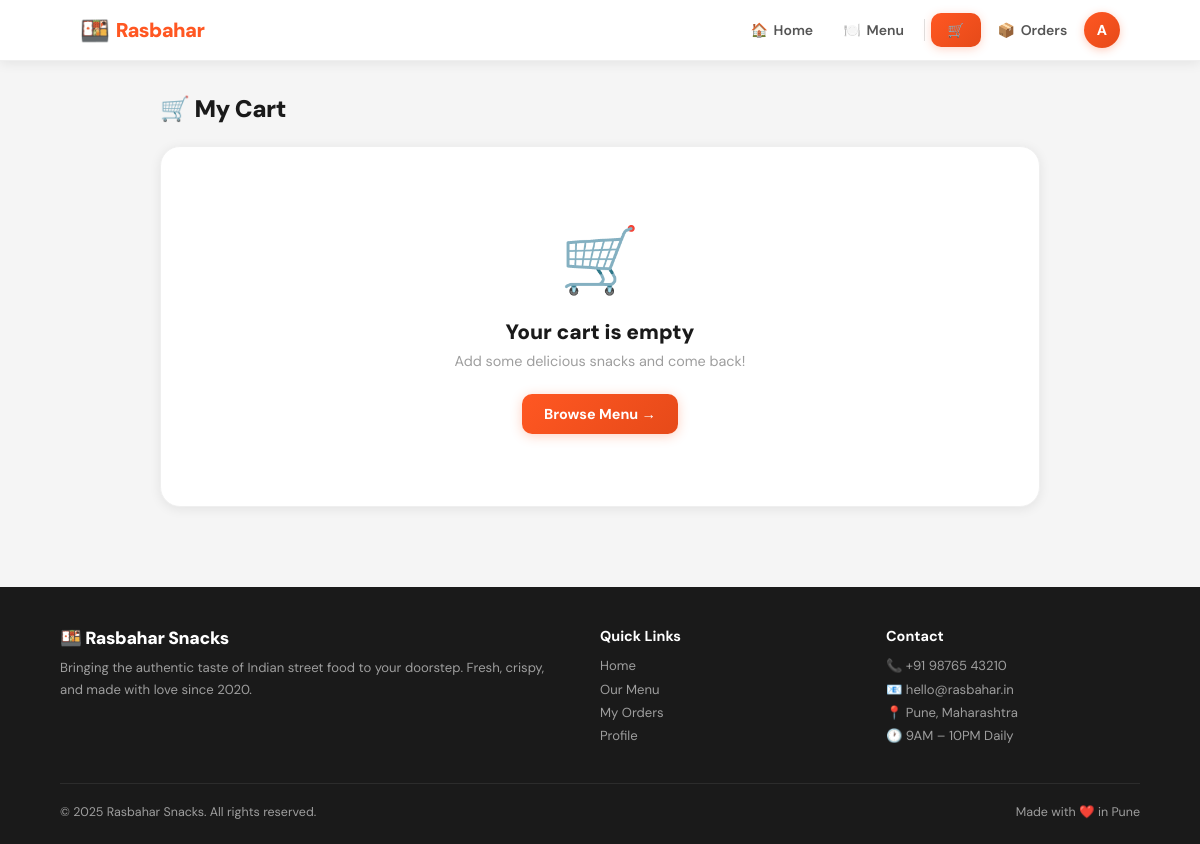
Before: /cart/ (signed in) with the older database file.
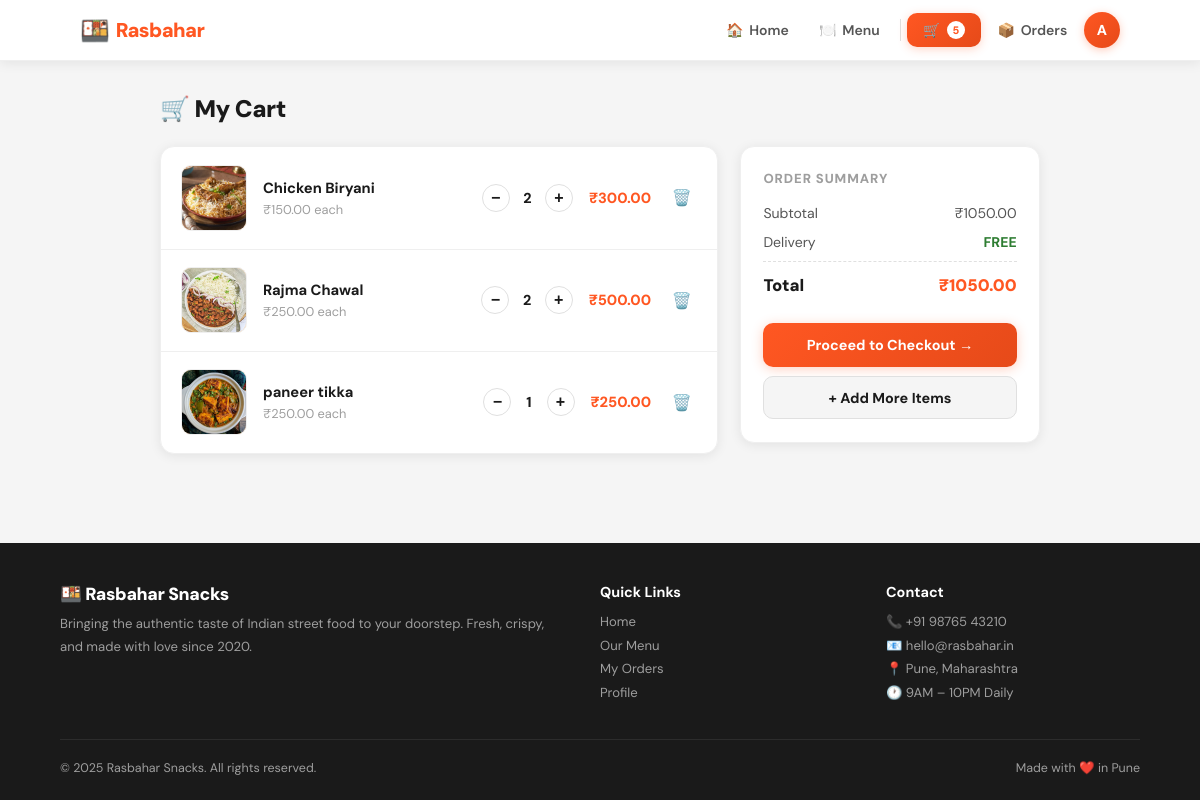
After: the same page with the newer database file.
### accounts/models.py (models this page shows, shortened)
class User(AbstractBaseUser, PermissionsMixin):
    name = models.CharField(max_length=150)
    phone_number = models.CharField(max_length=15, unique=True)
    email = models.EmailField(unique=True)
    address = models.TextField(blank=True)
    profile_picture = models.ImageField(upload_to='profiles/', blank=True, null=True)
    is_active = models.BooleanField(default=False)  # Activated via OTP
    is_staff = models.BooleanField(default=False)
    date_joined = models.DateTimeField(default=timezone.now)
    USERNAME_FIELD = 'phone_number'
    REQUIRED_FIELDS = ['name', 'email']
    objects = UserManager()
    class Meta:
        verbose_name = 'User'
        verbose_name_plural = 'Users'

### orders/models.py (models this page shows, shortened)
class CartItem(models.Model):
    cart = models.ForeignKey(Cart, on_delete=models.CASCADE, related_name='cart_items')
    menu_item = models.ForeignKey(MenuItem, on_delete=models.CASCADE)
    quantity = models.PositiveIntegerField(default=1)
    added_at = models.DateTimeField(auto_now_add=True)
    class Meta:
        unique_together = ('cart', 'menu_item')
    @property
    def addons_total(self):
        total = sum(ca.addon.price * ca.quantity for ca in self.cart_addons.all())
        return total
    @property
    def subtotal(self):
        return (self.menu_item.price + self.addons_total) * self.quantity

class Cart(models.Model):
    user = models.OneToOneField(settings.AUTH_USER_MODEL, on_delete=models.CASCADE, related_name='cart')
    created_at = models.DateTimeField(auto_now_add=True)
    updated_at = models.DateTimeField(auto_now=True)
    @property
    def total(self):
        return sum(item.subtotal for item in self.cart_items.all())
    @property
    def item_count(self):
        return sum(item.quantity for item in self.cart_items.all())

### menu/models.py (models this page shows, shortened)
class MenuItem(models.Model):
    category = models.ForeignKey(Category, on_delete=models.CASCADE, related_name='items')
    name = models.CharField(max_length=200)
    slug = models.SlugField(unique=True, blank=True)
    description = models.TextField(blank=True)
    price = models.DecimalField(max_digits=8, decimal_places=2)
    image = models.ImageField(upload_to='menu_items/', blank=True, null=True)
    is_available = models.BooleanField(default=True)
    is_featured = models.BooleanField(default=False)
    is_veg = models.BooleanField(default=True)
    is_spicy = models.BooleanField(default=False)
    calories = models.PositiveIntegerField(null=True, blank=True)
    prep_time_minutes = models.PositiveIntegerField(default=10)
    created_at = models.DateTimeField(auto_now_add=True)
    updated_at = models.DateTimeField(auto_now=True)
    class Meta:
        ordering = ['category', 'name']

### orders/views.py (the view)
# urls.py: path('cart/', views.cart_view, name='cart'),
@login_required
def cart_view(request):
    cart = get_or_create_cart(request.user)
    return render(request, 'orders/cart.html', {'cart': cart})

### orders/views.py (called while the page is built)
def get_or_create_cart(user):
    cart, _ = Cart.objects.get_or_create(user=user)
    return cart

### rasbahar_snacks/context_processors.py (called while the page is built)
def admin_sidebar_context(request):
    if request.user.is_authenticated and request.user.is_staff:
        return {
            'pending_count': Order.objects.filter(status=Order.STATUS_PENDING).count(),
        }
    return {}

### templates/orders/cart.html (shortened to what this page needs)
{% extends "base.html" %}
{% block content %}
<div class="cart-page">
  <h1 class="cart-title fu">🛒 My Cart</h1>
  {% if cart.cart_items.all %}
    <div class="cart-layout">
      <div class="cart-items fu d1">
        {% for ci in cart.cart_items.all %}
        <div class="cart-item">
          <div class="cart-item-img">
            {% if ci.menu_item.image %}<img src="{{ ci.menu_item.image.url }}" alt="">{% else %}🍟{% endif %}
          </div>
          <div class="cart-item-info">
            <div class="cart-item-name">{{ ci.menu_item.name }}</div>
            <div class="cart-item-unit">₹{{ ci.menu_item.price }} each</div>
          </div>
          <div class="qty-controls">
            <form method="post" action="{% url 'orders:update_cart' ci.menu_item.pk %}">
              <button type="submit" class="qty-btn press">−</button>
            </form>
            <span class="qty-num">{{ ci.quantity }}</span>
            <form method="post" action="{% url 'orders:update_cart' ci.menu_item.pk %}">
              <button type="submit" class="qty-btn press">+</button>
            </form>
          </div>
          <span class="cart-item-subtotal">₹{{ ci.subtotal }}</span>
          <form method="post" action="{% url 'orders:update_cart' ci.menu_item.pk %}">
            <button type="submit" class="remove-btn press">🗑️</button>
          </form>
        </div>
        {% endfor %}
      </div>
      <div class="order-summary fu d2">
        <div class="summary-title">Order Summary</div>
        <div class="summary-row"><span>Subtotal</span><span>₹{{ cart.total }}</span></div>
        <div class="summary-row"><span>Delivery</span><span class="free-tag">FREE</span></div>
        <div class="summary-row total">
          <span>Total</span>
          <span>₹{{ cart.total }}</span>
        </div>
        <a href="{% url 'orders:checkout' %}" class="btn btn-primary btn-full press" style="margin-top:1rem;padding:.82rem">Proceed to Checkout →</a>
        <a href="{% url 'menu:menu' %}" class="btn btn-secondary btn-full press" style="margin-top:.6rem;padding:.72rem">+ Add More Items</a>
      </div>
    </div>
  {% else %}
    <div class="empty-cart fu">
      <div class="icon">🛒</div>
      <h2>Your cart is empty</h2>
      <p>Add some delicious snacks and come back!</p>
      <a href="{% url 'menu:menu' %}" class="btn btn-primary press">Browse Menu →</a>
    </div>
  {% endif %}
</div>
{% endblock %}

### templates/base.html (shortened to what this page needs)
<!DOCTYPE html>
<html lang="en">
<head>
  {% load static %}
</head>
<body>
<nav class="navbar">
  <div class="nav-inner">
    <a href="{% url 'menu:home' %}" class="nav-logo">
      <span class="logo-icon">🍱</span>
      <span class="logo-text">Rasbahar</span>
    </a>
    <div class="nav-links">
      <a href="{% url 'menu:home' %}" class="nav-link {% if request.resolver_match.url_name == 'home' %}active{% endif %}">
        🏠 <span>Home</span>
      </a>
      <a href="{% url 'menu:menu' %}" class="nav-link {% if request.resolver_match.url_name == 'menu' %}active{% endif %}">
        🍽️ <span>Menu</span>
      </a>
      {% if user.is_authenticated %}
        <a href="{% url 'orders:cart' %}" class="nav-cart press">
          🛒
          {% with count=user.cart.item_count %}
            {% if count %}<span class="cart-badge">{{ count }}</span>{% endif %}
          {% endwith %}
        </a>
        <a href="{% url 'orders:order_list' %}" class="nav-link">
          📦 <span>Orders</span>
        </a>
        <a href="{% url 'accounts:profile' %}" class="nav-user-btn" title="{{ user.name }}">
          {% if user.profile_picture %}
            <img src="{{ user.profile_picture.url }}" alt="">
          {% else %}
            {{ user.name|first|upper }}
          {% endif %}
        </a>
      {% else %}
        <div class="nav-divider"></div>
        <a href="{% url 'accounts:login' %}" class="nav-link">Login</a>
        <a href="{% url 'accounts:register' %}" class="btn btn-primary btn-sm press">Sign Up</a>
      {% endif %}
    </div>
  </div>
</nav>
<main>{% block content %}{% endblock %}</main>
<footer>
  <div class="footer-inner">
    <div class="footer-brand">
      <div class="logo">🍱 Rasbahar Snacks</div>
      <p>Bringing the authentic taste of Indian street food to your doorstep. Fresh, crispy, and made with love since 2020.</p>
    </div>
    <div class="footer-col">
      <h4>Quick Links</h4>
      <a href="{% url 'menu:home' %}">Home</a>
      <a href="{% url 'menu:menu' %}">Our Menu</a>
      {% if user.is_authenticated %}
        <a href="{% url 'orders:order_list' %}">My Orders</a>
        <a href="{% url 'accounts:profile' %}">Profile</a>
      {% else %}
        <a href="{% url 'accounts:login' %}">Login</a>
        <a href="{% url 'accounts:register' %}">Register</a>
      {% endif %}
    </div>
    <div class="footer-col">
      <h4>Contact</h4>
      <a href="#">📞 +91 98765 43210</a>
      <a href="#">📧 hello@rasbahar.in</a>
      <a href="#">📍 Pune, Maharashtra</a>
      <a href="#">🕐 9AM – 10PM Daily</a>
    </div>
  </div>
  <div class="footer-bottom">
    <span>© 2025 Rasbahar Snacks. All rights reserved.</span>
    <span>Made with ❤️ in Pune</span>
  </div>
</footer>
</body>
</html>

### templates/base.html (style rules this page uses)
*, *::before, *::after { box-sizing: border-box; margin: 0; padding: 0; }
* { -ms-overflow-style: none; scrollbar-width: none; }
:root { --primary: #FF5722; --primary-d: #E64A19; --primary-l: #FFF3F0; --primary-ll: #FFF8F5; --accent: #FF9800; --accent-l: #FFF8E1; --green: #2E7D32; --green-l: #E8F5E9; --green-m: #43A047; --red: #C62828; --red-l: #FFEBEE; --blue: #1565C0; --blue-l: #E3F2FD; --bg: #F5F5F5; --white: #FFFFFF; --border: #EFEFEF; --border-d: #E0E0E0; --text: #1A1A1A; --text-m: #555555; --text-l: #9E9E9E; --shadow: 0 2px 12px rgba(0,0,0,0.08); --shadow-md: 0 4px 24px rgba(0,0,0,0.12); --shadow-lg: 0 8px 40px rgba(0,0,0,0.16); --r: 14px; --r-sm: 10px; --r-lg: 20px; --transition: .18s cubic-bezier(0.22,1,0.36,1); }
body { font-family: 'DM Sans', sans-serif; background: var(--bg); color: var(--text); min-height: 100vh; display: flex; flex-direction: column; -webkit-font-smoothing: antialiased; }
.fu { animation: fadeUp 0.34s cubic-bezier(0.22,1,0.36,1) both }
.d1 { animation-delay:.04s }
.d2 { animation-delay:.08s }
.press { transition: transform .1s, opacity .1s; }
.navbar { background: var(--white); border-bottom: 1px solid var(--border); position: sticky; top: 0; z-index: 100; box-shadow: var(--shadow); }
.nav-inner { max-width: 1080px; margin: auto; padding: 0 1.25rem; height: 60px; display: flex; align-items: center; gap: .75rem; }
.nav-logo { font-size: 1.25rem; font-weight: 900; text-decoration: none; display: flex; align-items: center; gap: .4rem; letter-spacing: -.03em; }
.nav-logo .logo-icon { font-size: 1.5rem; }
.nav-logo .logo-text { color: var(--primary); }
.nav-links { display: flex; align-items: center; gap: .2rem; margin-left: auto; }
.nav-link { padding: .45rem .85rem; border-radius: var(--r-sm); text-decoration: none; color: var(--text-m); font-size: .875rem; font-weight: 600; transition: all var(--transition); display: flex; align-items: center; gap: .35rem; }
.nav-cart { position: relative; background: linear-gradient(135deg, var(--primary), var(--primary-d)); color: white; border: none; padding: .5rem 1rem; border-radius: var(--r-sm); font-size: .875rem; font-weight: 700; cursor: pointer; text-decoration: none; display: flex; align-items: center; gap: .4rem; transition: all var(--transition); box-shadow: 0 2px 10px rgba(255,87,34,.25); }
.cart-badge { background: white; color: var(--primary); font-size: .68rem; font-weight: 800; width: 18px; height: 18px; border-radius: 50%; display: flex; align-items: center; justify-content: center; }
.nav-user-btn { width: 36px; height: 36px; border-radius: 50%; background: linear-gradient(135deg, var(--primary), var(--primary-d)); display: flex; align-items: center; justify-content: center; font-size: .9rem; font-weight: 800; color: white; text-decoration: none; transition: all var(--transition); box-shadow: 0 2px 8px rgba(255,87,34,.3); overflow: hidden; }
main { flex: 1; }
footer { background: var(--text); color: var(--text-l); padding: 2.5rem 1.5rem 1.5rem; margin-top: auto; }
.footer-inner { max-width: 1080px; margin: auto; display: grid; grid-template-columns: 2fr 1fr 1fr; gap: 2rem; padding-bottom: 2rem; border-bottom: 1px solid rgba(255,255,255,.08); }
.footer-brand .logo { font-size: 1.1rem; font-weight: 900; color: white; margin-bottom: .5rem; letter-spacing: -.02em; }
.footer-brand p { font-size: .82rem; line-height: 1.7; }
.footer-col h4 { color: white; font-size: .9rem; font-weight: 700; margin-bottom: .75rem; }
.footer-col a { display: block; color: var(--text-l); text-decoration: none; font-size: .82rem; margin-bottom: .4rem; transition: color var(--transition); }
.footer-bottom { max-width: 1080px; margin: 1.25rem auto 0; display: flex; justify-content: space-between; font-size: .78rem; }
.btn { display: inline-flex; align-items: center; justify-content: center; gap: .45rem; padding: .7rem 1.4rem; border-radius: var(--r-sm); font-family: 'DM Sans', sans-serif; font-size: .9rem; font-weight: 700; cursor: pointer; border: none; text-decoration: none; transition: all var(--transition); }
.btn-primary { background: linear-gradient(135deg, var(--primary), var(--primary-d)); color: white; box-shadow: 0 2px 12px rgba(255,87,34,.28); }
.btn-secondary { background: var(--bg); color: var(--text); border: 1.5px solid var(--border-d); }
.btn-full { width: 100%; }

Changed rows visible on the page:
added CartItem: menu_item.image (picture), menu_item.name "Chicken Biryani", menu_item.price "150.00", quantity "2", subtotal "300.00"
added CartItem: menu_item.image (picture), menu_item.name "Rajma Chawal", menu_item.price "250.00", quantity "2", subtotal "500.00"
added CartItem: menu_item.image (picture), menu_item.name "paneer tikka", menu_item.price "250.00", quantity "1", subtotal "250.00"
now on this page (row unchanged): Cart: total "1050.00"
Other visible differences:
{{ count }}: (not shown) → "5"
text no longer shown: "🛒 Your cart is empty Add some delicious snacks and come back! Browse Menu →"
text now shown: "ORDER SUMMARY Subtotal ₹ Delivery FREE Total ₹ Proceed to Checkout → + Add More Items"
